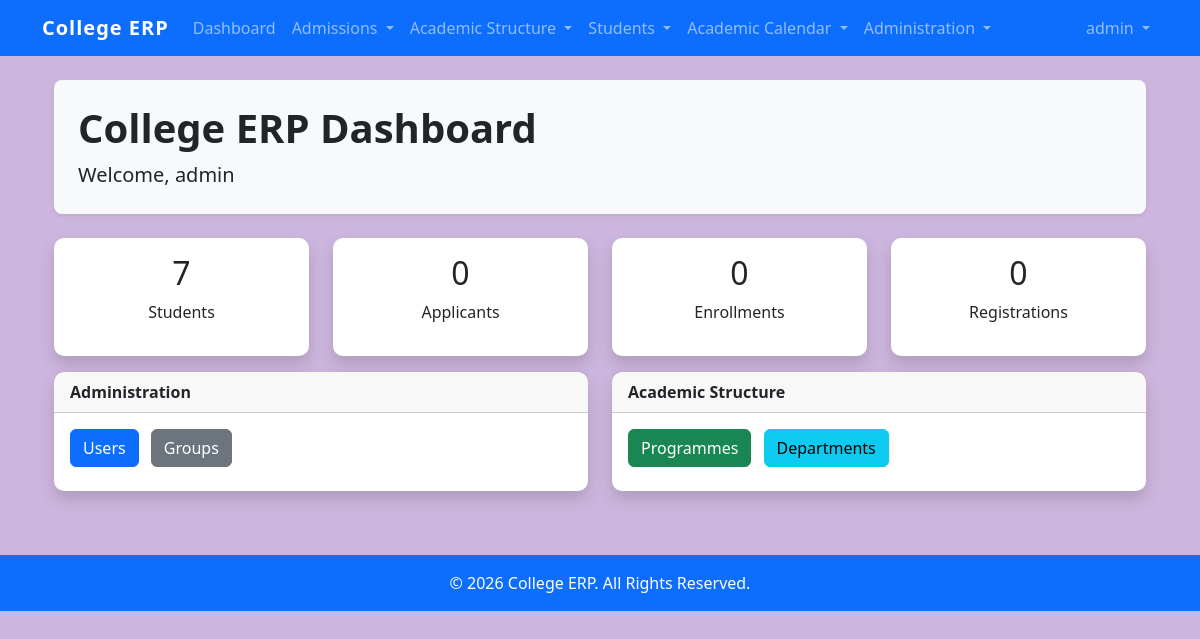
Page / (signed in) on the earlier database version.
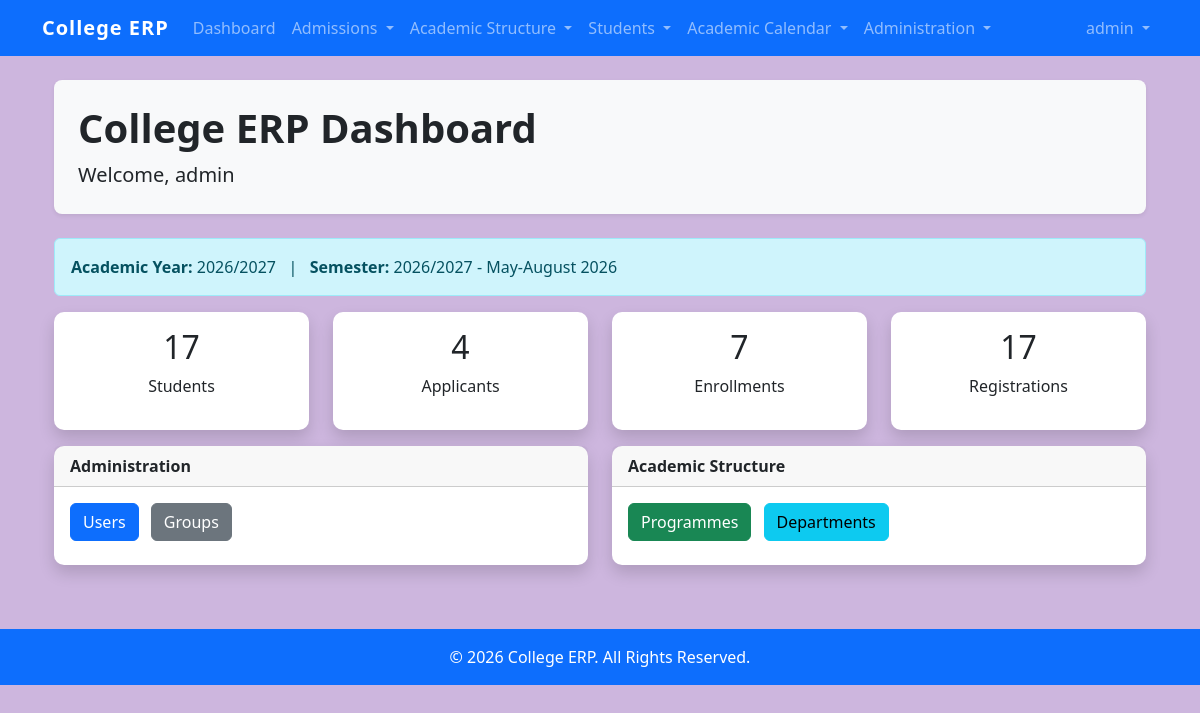
Same page on the later database version.
### students/models.py (models this page shows, shortened)
class AcademicYear(models.Model):
    year_name = models.CharField(
        max_length=20,
        unique=True
    )
    is_active = models.BooleanField(
        default=False
    )
    registration_open = models.BooleanField(
        default=True
    )
    def __str__(self):
        return self.year_name

class Semester(models.Model):
    academic_year = models.ForeignKey(
        "AcademicYear",
        on_delete=models.CASCADE,
        related_name="semesters"
    )
    semester_name = models.CharField(
        max_length=100
    )
    is_active = models.BooleanField(
        default=False
    )
    class Meta:
        ordering = ["academic_year", "semester_name"]
    def __str__(self):
        return (
            f"{self.academic_year} - "
            f"{self.semester_name}"
        )

### students/views.py (the view, shortened to what this page needs)
# urls.py: 2. Add a URL to urlpatterns:  path('', views.home, name='home')
@login_required
def home(request):
    context = {}
    active_year = AcademicYear.objects.filter(
        is_active=True
    ).first()
    active_semester = Semester.objects.filter(
        is_active=True
    ).first()
    context["active_year"] = active_year
    context["active_semester"] = active_semester
    if hasattr(request.user, "student_profile"):
        student = request.user.student_profile
        enrollment = SemesterEnrollment.objects.filter(
            student=student
        ).order_by("-id").first()
        registration_count = 0
        if enrollment:
            registration_count = Registration.objects.filter(
                enrollment=enrollment
            ).count()
        context.update({
            "dashboard_type": "student",
            "student": student,
            "enrollment": enrollment,
            "registration_count": registration_count,
        })
    elif request.user.is_superuser:
        context.update({
            "dashboard_type": "admin",
            "total_students": Student.objects.count(),
            "total_programmes": Programme.objects.count(),
            "total_departments": Department.objects.count(),
            "total_applicants": Applicant.objects.count(),
            "total_enrollments": SemesterEnrollment.objects.count(),
            "total_registrations": Registration.objects.count(),
            "total_users": User.objects.count(),
        })
    else:
        context["dashboard_type"] = "general"
    return render(
        request,
        "students/home.html",
        context,
    )

### templates/students/home.html (shortened to what this page needs)
{% extends "base.html" %}
{% block content %}
<div class="container mt-4">
<div class="p-4 mb-4 bg-light rounded-3 shadow-sm">
    <h1 class="display-6 fw-bold">
        College ERP Dashboard
    </h1>
    <p class="lead mb-0">
        Welcome,
        {{ user.get_full_name|default:user.username }}
    </p>
</div>
{% if active_year or active_semester %}
<div class="alert alert-info">
    <strong>Academic Year:</strong>
    {{ active_year|default:"Not Active" }}
    &nbsp;&nbsp;|&nbsp;&nbsp;
    <strong>Semester:</strong>
    {{ active_semester|default:"Not Active" }}
</div>
{% endif %}
{% if dashboard_type == "admin" %}
<div class="row">
    <div class="col-md-3 mb-3">
        <div class="card shadow text-center">
            <div class="card-body">
                <h2>{{ total_students }}</h2>
                <p>Students</p>
            </div>
        </div>
    </div>
    <div class="col-md-3 mb-3">
        <div class="card shadow text-center">
            <div class="card-body">
                <h2>{{ total_applicants }}</h2>
                <p>Applicants</p>
            </div>
        </div>
    </div>
    <div class="col-md-3 mb-3">
        <div class="card shadow text-center">
            <div class="card-body">
                <h2>{{ total_enrollments }}</h2>
                <p>Enrollments</p>
            </div>
        </div>
    </div>
    <div class="col-md-3 mb-3">
        <div class="card shadow text-center">
            <div class="card-body">
                <h2>{{ total_registrations }}</h2>
                <p>Registrations</p>
            </div>
        </div>
    </div>
</div>
<div class="row">
    <div class="col-md-6 mb-3">
        <div class="card shadow">
            <div class="card-header">
                Administration
            </div>
            <div class="card-body">
                <a href="{% url 'accounts:user_list' %}"
                   class="btn btn-primary me-2 mb-2">
                    Users
                </a>
                <a href="{% url 'accounts:group_list' %}"
                   class="btn btn-secondary mb-2">
                    Groups
                </a>
            </div>
        </div>
    </div>
    <div class="col-md-6 mb-3">
        <div class="card shadow">
            <div class="card-header">
                Academic Structure
            </div>
            <div class="card-body">
                <a href="{% url 'programme_list' %}"
                   class="btn btn-success me-2 mb-2">
                    Programmes
                </a>
                <a href="{% url 'department_list' %}"
                   class="btn btn-info mb-2">
                    Departments
                </a>
            </div>
        </div>
    </div>
</div>
{% endif %}
</div>
{% endblock %}

Differences in the rows shown:
added AcademicYear: year_name "2026/2027"
added Semester: academic_year+semester_name "2026/2027 - May-August 2026"
Other differences:
{{ total_students }}: "7" → "17"
{{ total_applicants }}: "0" → "4"
{{ total_enrollments }}: "0" → "7"
{{ total_registrations }}: "0" → "17"
text now shown: "Academic Year: | Semester:"
